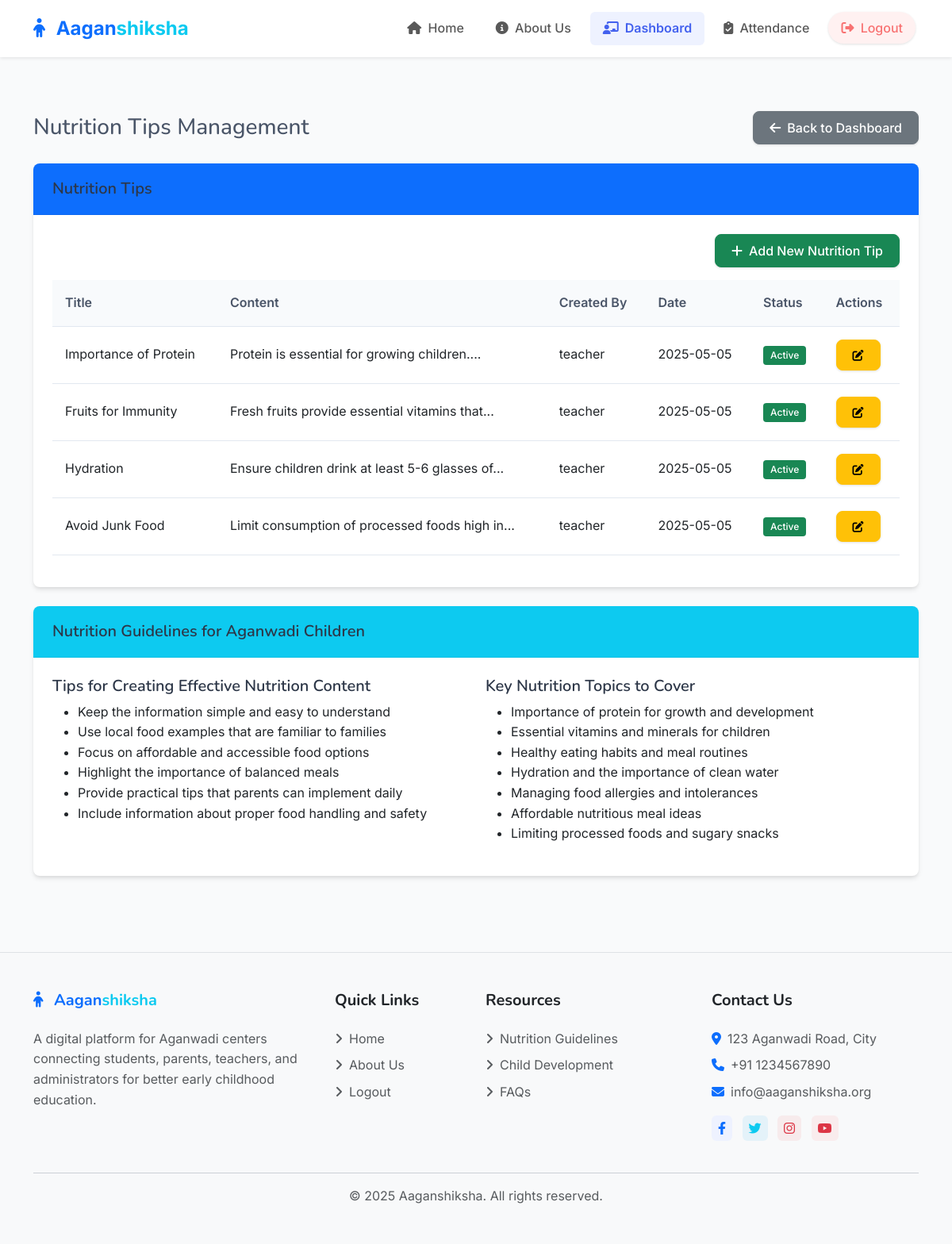
The page /teacher/nutrition (signed in) on the database its author committed.
### models.py (models this page shows, shortened)
class NutritionTip(db.Model):
    id = db.Column(db.Integer, primary_key=True, autoincrement=True)
    title = db.Column(db.String(100), nullable=False)
    content = db.Column(db.Text, nullable=False)
    user_id = db.Column(db.Integer, db.ForeignKey('user.id'), nullable=False)
    created_at = db.Column(db.DateTime, default=datetime.utcnow)
    updated_at = db.Column(db.DateTime, default=datetime.utcnow, onupdate=datetime.utcnow)
    is_active = db.Column(db.Boolean, default=True)

class User(UserMixin, db.Model):
    id = db.Column(db.Integer, primary_key=True)
    username = db.Column(db.String(64), unique=True, nullable=False)
    email = db.Column(db.String(120), unique=True, nullable=False)
    password_hash = db.Column(db.String(256), nullable=False)
    role = db.Column(db.String(20), nullable=False)  # 'admin', 'teacher'
    aadhar_number = db.Column(db.String(12), unique=True, nullable=False)
    created_at = db.Column(db.DateTime, default=datetime.utcnow)
    complaints = db.relationship('Complaint', backref='author', lazy=True)
    nutrition_tips = db.relationship('NutritionTip', backref='created_by', lazy=True)
    activities = db.relationship('Activity', backref='created_by', lazy=True)

### routes/teacher.py (the view)
@teacher_bp.route('/nutrition')
@login_required
@teacher_required
def nutrition():
    nutrition_tips = NutritionTip.query.all()
    return render_template('teacher/nutrition.html', nutrition_tips=nutrition_tips)

### app.py (called while the page is built)
@app.context_processor
def inject_csrf_token():
    return dict(csrf_token=generate_csrf)

@login_manager.user_loader
def load_user(user_id):
    return User.query.get(int(user_id))

### routes/teacher.py (called while the page is built)
def teacher_required(f):
    @wraps(f)
    def decorated_function(*args, **kwargs):
        if not current_user.is_authenticated or current_user.role != 'teacher':
            flash('You need to be a teacher to access this page.', 'danger')
            return redirect(url_for('auth.login'))
        return f(*args, **kwargs)
    return decorated_function

### templates/teacher/nutrition.html (shortened to what this page needs)
{% extends 'base.html' %}
{% block content %}
<div class="container py-4">
    <div class="d-flex justify-content-between align-items-center mb-4">
        <h1 class="h3 mb-0">Nutrition Tips Management</h1>
        <a href="{{ url_for('teacher.dashboard') }}" class="btn btn-secondary">
            <i class="fas fa-arrow-left me-2"></i>Back to Dashboard
        </a>
    </div>
    <div class="card mb-4">
        <div class="card-header bg-primary text-white">
            <h5 class="mb-0">
                {% if is_add %}
                    Add New Nutrition Tip
                {% elif is_edit %}
                    Edit Nutrition Tip
                {% else %}
                    Nutrition Tips
                {% endif %}
            </h5>
        </div>
        <div class="card-body">
            {% if is_add or is_edit %}
                <form method="POST">
                    {{ form.hidden_tag() }}
                    <div class="mb-3">
                        <label class="form-label">Title</label>
                        {{ form.title(class="form-control") }}
                        {% if form.title.errors %}
                            <div class="text-danger">
                                {% for error in form.title.errors %}
                                    <small>{{ error }}</small>
                                {% endfor %}
                            </div>
                        {% endif %}
                    </div>
                    <div class="mb-3">
                        <label class="form-label">Content</label>
                        {{ form.content(class="form-control", rows=5) }}
                        {% if form.content.errors %}
                            <div class="text-danger">
                                {% for error in form.content.errors %}
                                    <small>{{ error }}</small>
                                {% endfor %}
                            </div>
                        {% endif %}
                    </div>
                    <div class="mb-3 form-check">
                        {{ form.is_active(class="form-check-input") }}
                        <label class="form-check-label" for="is_active">Active</label>
                        {% if form.is_active.errors %}
                            <div class="text-danger">
                                {% for error in form.is_active.errors %}
                                    <small>{{ error }}</small>
                                {% endfor %}
                            </div>
                        {% endif %}
                    </div>
                    <div class="d-flex justify-content-between">
                        <a href="{{ url_for('teacher.nutrition') }}" class="btn btn-secondary">Cancel</a>
                        {{ form.submit(class="btn btn-primary") }}
                    </div>
                </form>
            {% else %}
                <div class="d-flex justify-content-end mb-3">
                    <a href="{{ url_for('teacher.add_nutrition') }}" class="btn btn-success">
                        <i class="fas fa-plus me-2"></i>Add New Nutrition Tip
                    </a>
                </div>
                <div class="table-responsive">
                    <table class="table table-hover">
                        <thead>
                            <tr>
                                <th>Title</th>
                                <th>Content</th>
                                <th>Created By</th>
                                <th>Date</th>
                                <th>Status</th>
                                <th>Actions</th>
                            </tr>
                        </thead>
                        <tbody>
                            {% if nutrition_tips %}
                                {% for tip in nutrition_tips %}
                                    <tr>
                                        <td>{{ tip.title }}</td>
                                        <td>{{ tip.content|truncate(50) }}</td>
                                        <td>{{ tip.created_by.username }}</td>
                                        <td>{{ tip.created_at.strftime('%Y-%m-%d') }}</td>
                                        <td>
                                            <span class="badge {% if tip.is_active %}bg-success{% else %}bg-secondary{% endif %}">
                                                {{ 'Active' if tip.is_active else 'Inactive' }}
                                            </span>
                                        </td>
                                        <td>
                                            <div class="btn-group btn-group-sm">
                                                {% if tip.user_id == current_user.id %}
                                                    <a href="{{ url_for('teacher.edit_nutrition', id=tip.id) }}" class="btn btn-warning">
                                                        <i class="fas fa-edit"></i>
                                                    </a>
                                                {% else %}
                                                    <button type="button" class="btn btn-secondary" disabled>
                                                        <i class="fas fa-edit"></i>
                                                    </button>
                                                {% endif %}
                                            </div>
                                        </td>
                                    </tr>
                                {% endfor %}
                            {% else %}
                                <tr>
                                    <td colspan="6" class="text-center">No nutrition tips found.</td>
                                </tr>
                            {% endif %}
                        </tbody>
                    </table>
                </div>
            {% endif %}
        </div>
    </div>
    <div class="card">
        <div class="card-header bg-info text-white">
            <h5 class="mb-0">Nutrition Guidelines for Aganwadi Children</h5>
        </div>
        <div class="card-body">
            <div class="row">
                <div class="col-md-6">
                    <h5>Tips for Creating Effective Nutrition Content</h5>
                    <ul>
                        <li>Keep the information simple and easy to understand</li>
                        <li>Use local food examples that are familiar to families</li>
                        <li>Focus on affordable and accessible food options</li>
                        <li>Highlight the importance of balanced meals</li>
                        <li>Provide practical tips that parents can implement daily</li>
                        <li>Include information about proper food handling and safety</li>
                    </ul>
                </div>
                <div class="col-md-6">
                    <h5>Key Nutrition Topics to Cover</h5>
                    <ul>
                        <li>Importance of protein for growth and development</li>
                        <li>Essential vitamins and minerals for children</li>
                        <li>Healthy eating habits and meal routines</li>
                        <li>Hydration and the importance of clean water</li>
                        <li>Managing food allergies and intolerances</li>
                        <li>Affordable nutritious meal ideas</li>
                        <li>Limiting processed foods and sugary snacks</li>
                    </ul>
                </div>
            </div>
        </div>
    </div>
</div>
{% endblock %}

### static/css/style.css (style rules this page uses)
:root { --primary-color: #4361ee; --primary-light: #eef2ff; --secondary-color: #3f72af; --info-color: #3abff8; --success-color: #36d399; --warning-color: #fbbd23; --danger-color: #f87272; --light-color: #f8f9fa; --dark-color: #333333; --text-color: #4a5568; --border-radius: 0.5rem; --box-shadow: 0 4px 6px -1px rgba(0, 0, 0, 0.1), 0 2px 4px -1px rgba(0, 0, 0, 0.06); --transition: all 0.3s ease; }
body { min-height: 100vh; display: flex; flex-direction: column; font-family: 'Inter', -apple-system, BlinkMacSystemFont, 'Segoe UI', Roboto, Oxygen, Ubuntu, Cantarell, 'Open Sans', 'Helvetica Neue', sans-serif; color: var(--text-color); background-color: #f9fafb; line-height: 1.6; }
h1, h2, h3, h4, h5, h6 { font-family: 'Nunito', -apple-system, BlinkMacSystemFont, 'Segoe UI', Roboto, Oxygen, Ubuntu, Cantarell, 'Open Sans', 'Helvetica Neue', sans-serif; font-weight: 600; color: #2d3748; }
a { transition: var(--transition); }
.btn { border-radius: var(--border-radius); padding: 0.5rem 1.25rem; font-weight: 500; transition: var(--transition); box-shadow: 0 1px 3px rgba(0,0,0,0.12); }
.card { border: none; border-radius: var(--border-radius); box-shadow: var(--box-shadow); transition: var(--transition); overflow: hidden; }
.card-header { background-color: white; border-bottom: 1px solid rgba(0, 0, 0, 0.05); padding: 1.25rem 1.5rem; font-weight: 600; }
.card-body { padding: 1.5rem; }
.table { border-collapse: separate; border-spacing: 0; width: 100%; margin-bottom: 1rem; }
.table th { background-color: #f8fafc; font-weight: 600; padding: 1rem; text-align: left; color: #4a5568; border-bottom: 1px solid #e2e8f0; }
.table td { padding: 1rem; border-bottom: 1px solid #e2e8f0; vertical-align: middle; }
.badge { padding: 0.5em 0.75em; font-weight: 500; border-radius: 0.25rem; }

### rows shown on the page
NutritionTip: title "Importance of Protein", content "Protein is essential for growing children....", created_by.username "teacher", created_at "2025-05-05", is_active "Active"
NutritionTip: title "Fruits for Immunity", content "Fresh fruits provide essential vitamins that...", created_by.username "teacher", created_at "2025-05-05", is_active "Active"
NutritionTip: title "Hydration", content "Ensure children drink at least 5-6 glasses of...", created_by.username "teacher", created_at "2025-05-05", is_active "Active"
NutritionTip: title "Avoid Junk Food", content "Limit consumption of processed foods high in...", created_by.username "teacher", created_at "2025-05-05", is_active "Active"

### other values the page prints
{{ current_year|default(2025) }} "2025"
